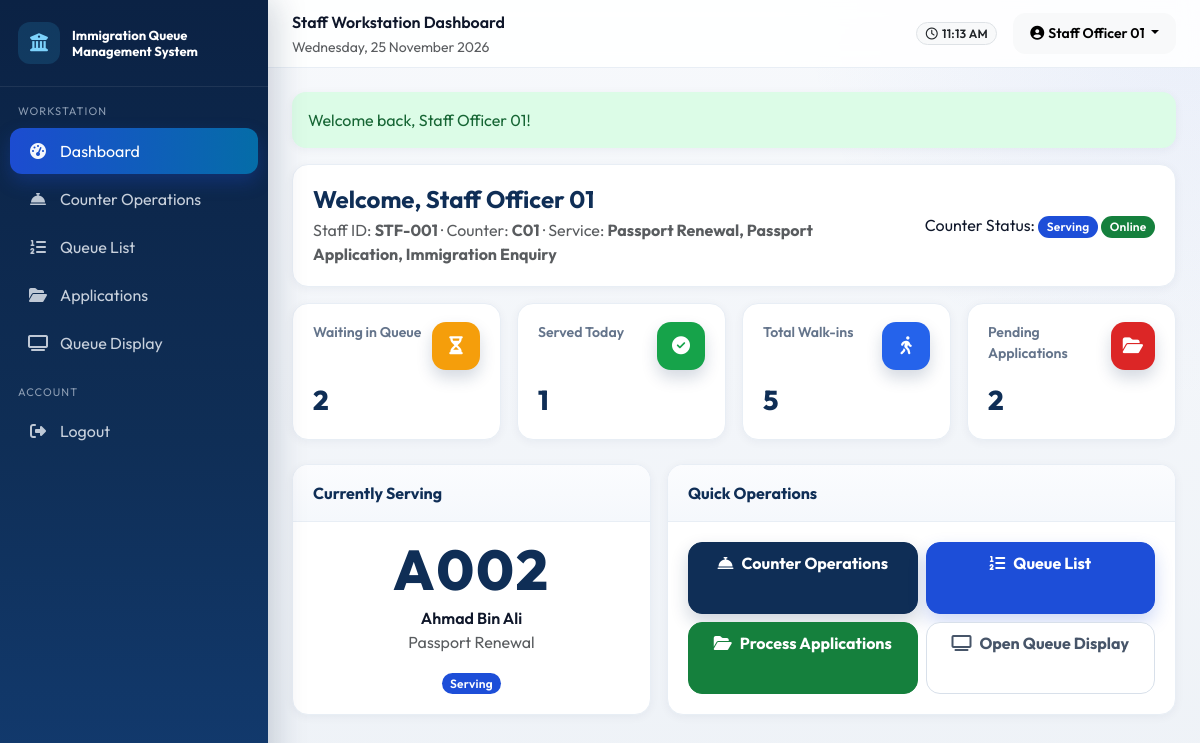
Screenshot of /staff/dashboard.php (signed in) with the database file from the repository.
### tables this page shows
CREATE TABLE users (
    id INT UNSIGNED AUTO_INCREMENT PRIMARY KEY,
    full_name VARCHAR(150) NOT NULL,
    ic_passport VARCHAR(50) NOT NULL,
    email VARCHAR(150) NOT NULL UNIQUE,
    phone VARCHAR(30) DEFAULT NULL,
    password VARCHAR(255) NOT NULL,
    role ENUM('admin','staff','public') NOT NULL DEFAULT 'public',
    is_active TINYINT(1) NOT NULL DEFAULT 1,
    last_login DATETIME DEFAULT NULL,
    created_at DATETIME NOT NULL DEFAULT CURRENT_TIMESTAMP,
    updated_at DATETIME NOT NULL DEFAULT CURRENT_TIMESTAMP ON UPDATE CURRENT_TIMESTAMP,
    INDEX idx_users_role (role),
    INDEX idx_users_email (email)
);

CREATE TABLE staff (
    id INT UNSIGNED AUTO_INCREMENT PRIMARY KEY,
    user_id INT UNSIGNED NOT NULL UNIQUE,
    staff_code VARCHAR(30) NOT NULL UNIQUE,
    department VARCHAR(100) DEFAULT 'Immigration Counter',
    working_status ENUM('online','offline','break') NOT NULL DEFAULT 'offline',
    is_active TINYINT(1) NOT NULL DEFAULT 1,
    created_at DATETIME NOT NULL DEFAULT CURRENT_TIMESTAMP,
    updated_at DATETIME NOT NULL DEFAULT CURRENT_TIMESTAMP ON UPDATE CURRENT_TIMESTAMP,
    CONSTRAINT fk_staff_user FOREIGN KEY (user_id) REFERENCES users(id) ON DELETE CASCADE
);

CREATE TABLE counters (
    id INT UNSIGNED AUTO_INCREMENT PRIMARY KEY,
    counter_number VARCHAR(20) NOT NULL UNIQUE,
    counter_name VARCHAR(100) NOT NULL,
    status ENUM('available','serving','offline') NOT NULL DEFAULT 'offline',
    is_active TINYINT(1) NOT NULL DEFAULT 1,
    created_at DATETIME NOT NULL DEFAULT CURRENT_TIMESTAMP,
    updated_at DATETIME NOT NULL DEFAULT CURRENT_TIMESTAMP ON UPDATE CURRENT_TIMESTAMP
);

CREATE TABLE queue_tickets (
    id INT UNSIGNED AUTO_INCREMENT PRIMARY KEY,
    ticket_ref VARCHAR(30) NOT NULL UNIQUE,
    queue_number VARCHAR(10) NOT NULL,
    queue_date DATE NOT NULL,
    visitor_name VARCHAR(150) NOT NULL,
    visitor_ic VARCHAR(50) DEFAULT NULL,
    visitor_phone VARCHAR(30) DEFAULT NULL,
    visitor_email VARCHAR(150) DEFAULT NULL,
    user_id INT UNSIGNED DEFAULT NULL,
    service_id INT UNSIGNED NOT NULL,
    counter_id INT UNSIGNED DEFAULT NULL,
    staff_id INT UNSIGNED DEFAULT NULL,
    appointment_id INT UNSIGNED DEFAULT NULL,
    ticket_type ENUM('appointment','walk_in') NOT NULL DEFAULT 'walk_in',
    status ENUM('waiting','serving','completed','skipped','cancelled','no_show') NOT NULL DEFAULT 'waiting',
    called_at DATETIME DEFAULT NULL,
    started_at DATETIME DEFAULT NULL,
    completed_at DATETIME DEFAULT NULL,
    estimated_wait INT DEFAULT NULL COMMENT 'minutes',
    recall_count INT NOT NULL DEFAULT 0,
    created_at DATETIME NOT NULL DEFAULT CURRENT_TIMESTAMP,
    updated_at DATETIME NOT NULL DEFAULT CURRENT_TIMESTAMP ON UPDATE CURRENT_TIMESTAMP,
    UNIQUE KEY uq_queue_day_number (queue_date, queue_number),
    INDEX idx_queue_status (status),
    INDEX idx_queue_date (queue_date),
    INDEX idx_queue_service (service_id),
    CONSTRAINT fk_qt_user FOREIGN KEY (user_id) REFERENCES users(id) ON DELETE SET NULL,
    CONSTRAINT fk_qt_service FOREIGN KEY (service_id) REFERENCES services(id),
    CONSTRAINT fk_qt_counter FOREIGN KEY (counter_id) REFERENCES counters(id) ON DELETE SET NULL,
    CONSTRAINT fk_qt_staff FOREIGN KEY (staff_id) REFERENCES staff(id) ON DELETE SET NULL,
    CONSTRAINT fk_qt_appt FOREIGN KEY (appointment_id) REFERENCES appointments(id) ON DELETE SET NULL
);

CREATE TABLE services (
    id INT UNSIGNED AUTO_INCREMENT PRIMARY KEY,
    name VARCHAR(100) NOT NULL,
    code VARCHAR(20) NOT NULL UNIQUE,
    description TEXT,
    estimated_duration INT NOT NULL DEFAULT 15 COMMENT 'minutes',
    queue_prefix CHAR(1) NOT NULL DEFAULT 'A',
    icon VARCHAR(50) DEFAULT 'fa-passport',
    is_active TINYINT(1) NOT NULL DEFAULT 1,
    created_at DATETIME NOT NULL DEFAULT CURRENT_TIMESTAMP,
    updated_at DATETIME NOT NULL DEFAULT CURRENT_TIMESTAMP ON UPDATE CURRENT_TIMESTAMP
);

### config/database.php (called while the page is built, shortened)
<?php
function db(): PDO
{
    static $pdo = null;
    if ($pdo instanceof PDO) {
        return $pdo;
    }
    $options = [
        PDO::ATTR_ERRMODE => PDO::ERRMODE_EXCEPTION,
        PDO::ATTR_DEFAULT_FETCH_MODE => PDO::FETCH_ASSOC,
        PDO::ATTR_EMULATE_PREPARES => false,
    ];
    try {
        $dsn = 'mysql:host=' . DB_HOST . ';port=' . DB_PORT . ';dbname=' . DB_NAME . ';charset=' . DB_CHARSET;
        $pdo = new PDO($dsn, DB_USER, DB_PASS, $options);
    } catch (PDOException $e) {
        http_response_code(500);
        die('Database connection failed. Please import database/immigration_queue_system.sql via phpMyAdmin or MySQL CLI.');
    }
    return $pdo;
}

### staff/dashboard.php (the view, shortened to what this page needs)
<?php
require_once dirname(__DIR__) . '/includes/functions.php';
$user = require_login('staff');
$staff = get_staff_profile((int)$user['id']);
$pdo = db();
$serviceList = staff_services((int)$staff['id']);
$serviceIds = array_column($serviceList, 'id');
$waiting = 0; $served = 0; $walkins = 0;
if ($serviceIds) {
    $in = implode(',', array_map('intval', $serviceIds));
    $waiting = (int)$pdo->query("SELECT COUNT(*) FROM queue_tickets WHERE queue_date=CURDATE() AND status='waiting' AND service_id IN ($in)")->fetchColumn();
    $served = (int)$pdo->query("SELECT COUNT(*) FROM queue_tickets WHERE queue_date=CURDATE() AND status='completed' AND staff_id=".(int)$staff['id'])->fetchColumn();
    $walkins = (int)$pdo->query("SELECT COUNT(*) FROM queue_tickets WHERE queue_date=CURDATE() AND ticket_type='walk_in' AND service_id IN ($in)")->fetchColumn();
}
$stmt = $pdo->prepare("SELECT COUNT(*) FROM applications WHERE assigned_staff_id=? AND status IN ('pending','under_review','additional_docs')");
$stmt->execute([$staff['id']]);
$pendingApps = (int)$stmt->fetchColumn();
$currentTicket = get_current_serving_ticket((int)$staff['id']);
$pageHeading = 'Staff Workstation Dashboard';
require dirname(__DIR__) . '/includes/header.php';
?>
<div class="app-shell">
<?php require dirname(__DIR__) . '/includes/sidebar.php'; ?>
<div class="main-content">
<?php require dirname(__DIR__) . '/includes/navbar.php'; ?>
<div class="page-body">
<?php $flash = get_flash(); if ($flash): ?><div class="alert alert-<?= e($flash['type']) ?>"><?= e($flash['message']) ?></div><?php endif; ?>
<div class="card-panel mb-3">
  <div class="card-panel-body">
    <div class="row align-items-center">
      <div class="col-md-8">
        <h4 class="mb-1">Welcome, <?= e($user['full_name']) ?></h4>
        <div class="text-muted">
          Staff ID: <strong><?= e($staff['staff_code']) ?></strong> ·
          Counter: <strong><?= e($staff['counter_number'] ?? 'Not Assigned') ?></strong> ·
          Service: <strong><?= e(implode(', ', array_column($serviceList, 'name')) ?: 'None') ?></strong>
        </div>
      </div>
      <div class="col-md-4 text-md-end mt-2 mt-md-0">
        Counter Status: <?= status_badge($staff['counter_status'] ?? 'offline') ?>
        <?= status_badge($staff['working_status']) ?>
      </div>
    </div>
  </div>
</div>
<div class="row g-3 mb-4">
  <?php
  $cards = [
    ['Waiting in Queue', $waiting, 'fa-hourglass-half', '#F59E0B'],
    ['Served Today', $served, 'fa-circle-check', '#16A34A'],
    ['Total Walk-ins', $walkins, 'fa-person-walking', '#2563EB'],
    ['Pending Applications', $pendingApps, 'fa-folder-open', '#DC2626'],
  ];
  foreach ($cards as $c): ?>
  <div class="col-6 col-md-3"><div class="stat-card"><div class="d-flex justify-content-between"><div class="stat-label"><?= e($c[0]) ?></div><div class="stat-icon" style="background:<?= e($c[3]) ?>"><i class="fa-solid <?= e($c[2]) ?>"></i></div></div><div class="stat-value"><?= (int)$c[1] ?></div></div></div>
  <?php endforeach; ?>
</div>
<div class="row g-3">
  <div class="col-lg-5">
    <div class="card-panel">
      <div class="card-panel-header">Currently Serving</div>
      <div class="card-panel-body text-center">
        <?php if ($currentTicket): ?>
          <div class="queue-number-display mb-2"><?= e($currentTicket['queue_number']) ?></div>
          <div class="fw-semibold"><?= e($currentTicket['visitor_name']) ?></div>
          <div class="text-muted mb-3"><?= e($currentTicket['service_name']) ?></div>
          <?= status_badge($currentTicket['status']) ?>
        <?php else: ?>
          <p class="text-muted mb-0">No visitor currently being served.</p>
        <?php endif; ?>
      </div>
    </div>
  </div>
  <div class="col-lg-7">
    <div class="card-panel">
      <div class="card-panel-header">Quick Operations</div>
      <div class="card-panel-body">
        <div class="row g-2">
          <div class="col-md-6"><a class="btn btn-navy ops-btn w-100" href="<?= e(url('staff/counter_operations.php')) ?>"><i class="fa-solid fa-bell-concierge me-2"></i>Counter Operations</a></div>
          <div class="col-md-6"><a class="btn btn-primary ops-btn w-100" href="<?= e(url('staff/queue_list.php')) ?>"><i class="fa-solid fa-list-ol me-2"></i>Queue List</a></div>
          <div class="col-md-6"><a class="btn btn-success ops-btn w-100" href="<?= e(url('staff/applications.php')) ?>"><i class="fa-solid fa-folder-open me-2"></i>Process Applications</a></div>
          <div class="col-md-6"><a class="btn btn-outline-secondary ops-btn w-100" href="<?= e(url('display/queue_board.php')) ?>" target="_blank"><i class="fa-solid fa-tv me-2"></i>Open Queue Display</a></div>
        </div>
      </div>
    </div>
  </div>
</div>
</div></div></div>
<?php require dirname(__DIR__) . '/includes/footer.php'; ?>

### includes/navbar.php (shortened to what this page needs)
<?php $user = $user ?? current_user(); ?>
<header class="topbar">
  <div class="d-flex align-items-center gap-3">
    <div>
      <div class="fw-semibold text-navy"><?= e($pageHeading ?? $pageTitle ?? 'Dashboard') ?></div>
      <small class="text-muted"><?= e($pageSubtitle ?? date('l, d F Y')) ?></small>
    </div>
  </div>
  <div class="d-flex align-items-center gap-3">
    <span class="badge bg-light text-dark border">
      <i class="fa-regular fa-clock me-1"></i><?= date('h:i A') ?>
    </span>
    <div class="dropdown">
      <button class="btn btn-sm btn-light dropdown-toggle" data-bs-toggle="dropdown">
        <i class="fa-solid fa-user-circle me-1"></i><?= e($user['full_name'] ?? 'User') ?>
      </button>
    </div>
  </div>
</header>

### includes/functions.php (shortened to what this page needs)
<?php
require_once dirname(__DIR__) . '/config/database.php';
function e(?string $value): string
{
    return htmlspecialchars((string)$value, ENT_QUOTES, 'UTF-8');
}
function url(string $path = ''): string
{
    $path = ltrim($path, '/');
    return BASE_URL . ($path !== '' ? '/' . $path : '');
}
function get_flash(): ?array
{
    $flash = $_SESSION['flash'];
    return $flash;
}
function status_badge(string $status): string
{
    $map = [
        'waiting' => 'warning',
        'serving' => 'primary',
        'completed' => 'success',
        'skipped' => 'secondary',
        'cancelled' => 'danger',
        'no_show' => 'dark',
        'pending' => 'warning',
        'confirmed' => 'info',
        'checked_in' => 'primary',
        'under_review' => 'info',
        'approved' => 'success',
        'rejected' => 'danger',
        'additional_docs' => 'warning',
        'available' => 'success',
        'offline' => 'secondary',
        'online' => 'success',
        'break' => 'warning',
    ];
    $class = $map[$status] ?? 'secondary';
    $label = ucwords(str_replace('_', ' ', $status));
    return '<span class="badge bg-' . $class . '">' . e($label) . '</span>';
}
function current_user(): ?array
{
    static $cached = null;
    if ($cached && (int)$cached['id'] === (int)$_SESSION['user_id']) {
        return $cached;
    }
    $stmt = db()->prepare('SELECT * FROM users WHERE id = ? AND is_active = 1 LIMIT 1');
    $stmt->execute([(int)$_SESSION['user_id']]);
    $user = $stmt->fetch();
    $cached = $user;
    return $user;
}
function require_login(string $role = ''): array
{
    $user = current_user();
    return $user;
}
function get_staff_profile(int $userId): ?array
{
    $sql = "SELECT s.*, u.full_name, u.email, u.phone, c.id AS counter_id, c.counter_number, c.counter_name, c.status AS counter_status
            FROM staff s
            JOIN users u ON u.id = s.user_id
            LEFT JOIN staff_counter_assignments sca ON sca.staff_id = s.id AND sca.is_current = 1
            LEFT JOIN counters c ON c.id = sca.counter_id
            WHERE s.user_id = ? LIMIT 1";
    $stmt = db()->prepare($sql);
    $stmt->execute([$userId]);
    return $stmt->fetch() ?: null;
}
function staff_services(int $staffId): array
{
    $stmt = db()->prepare('SELECT sv.* FROM staff_service_permissions ssp JOIN services sv ON sv.id = ssp.service_id WHERE ssp.staff_id = ? AND sv.is_active = 1');
    $stmt->execute([$staffId]);
    return $stmt->fetchAll();
}
function get_ticket_by_id(int $id): ?array
{
    $sql = "SELECT qt.*, s.name AS service_name, s.code AS service_code, s.estimated_duration,
                   c.counter_number, c.counter_name, a.reference_no AS appointment_ref,
                   st.staff_code, u.full_name AS staff_name
            FROM queue_tickets qt
            JOIN services s ON s.id = qt.service_id
            LEFT JOIN counters c ON c.id = qt.counter_id
            LEFT JOIN appointments a ON a.id = qt.appointment_id
            LEFT JOIN staff st ON st.id = qt.staff_id
            LEFT JOIN users u ON u.id = st.user_id
            WHERE qt.id = ? LIMIT 1";
    $stmt = db()->prepare($sql);
    $stmt->execute([$id]);
    return $stmt->fetch() ?: null;
}
function get_current_serving_ticket(int $staffId): ?array
{
    $stmt = db()->prepare("SELECT id FROM queue_tickets WHERE staff_id = ? AND status = 'serving' AND queue_date = CURDATE() ORDER BY called_at DESC LIMIT 1");
    $stmt->execute([$staffId]);
    $id = $stmt->fetchColumn();
    return $id ? get_ticket_by_id((int)$id) : null;
}

### rows the page displays
users: full_name "Staff Officer 01"
staff: staff_code "STF-001", counters.counter_number "C01", counters.status "Serving Online"
queue_tickets: queue_number "A002", visitor_name "Ahmad Bin Ali", service.name "Passport Renewal", status "Serving"

### other values shown
$pageHeading "Staff Workstation Dashboard"
$pageSubtitle "Wednesday, 25 November 2026"
$flash['message'] "Welcome back, Staff Officer 01!"
implode(', ', array_column($serviceList, 'name')) ?: 'None' "Passport Renewal, Passport Application, Immigration Enquiry"
$c[0] "Waiting in Queue"
$c[1] "2"
$c[0] "Served Today"
$c[1] "1"
$c[0] "Total Walk-ins"
$c[1] "5"
$c[0] "Pending Applications"
